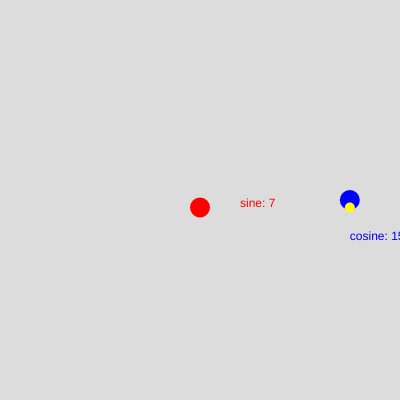
Frame 1 (no input)
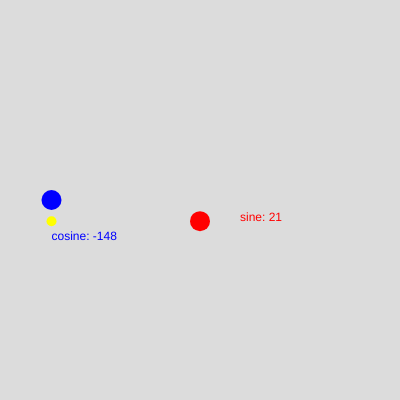
Frame 60 (no input)
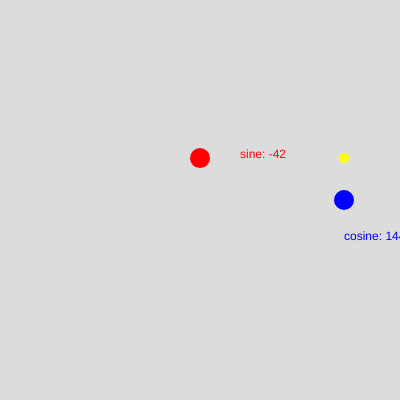
Frame 120 (the mouse pressed at the canvas centre since frame 60)

The p5.js sketch that drew these frames (run headless with seeded random() and noise() and a simulated clock; from frame 60 on, the mouse is pressed at the canvas centre):

// p5.js sketch
// ── sketch.js
function setup() {
  createCanvas(400, 400);
  fill(255);
  noStroke();
}

function draw() {
  background(220);

  let freq = frameCount * 0.05;
  let amp = 150;
  let sinValue = sin(freq) * amp;
  let cosValue = cos(freq) * amp;

  let sinX = width / 2;
  let sinY = height / 2 + sinValue;

  let cosX = width / 2 + cosValue;
  let cosY = height / 2;

  fill(255, 0, 0);
  circle(sinX, sinY, 20);
  text("sine: " + round(sinValue), sinX + 40, sinY);

  fill(0, 0, 255);
  circle(cosX, cosY, 20);
  text("cosine: " + round(cosValue), cosX, cosY + 40);

  fill(255, 255, 0);
  circle(cosX, sinY, 10); // angular motion!
}
